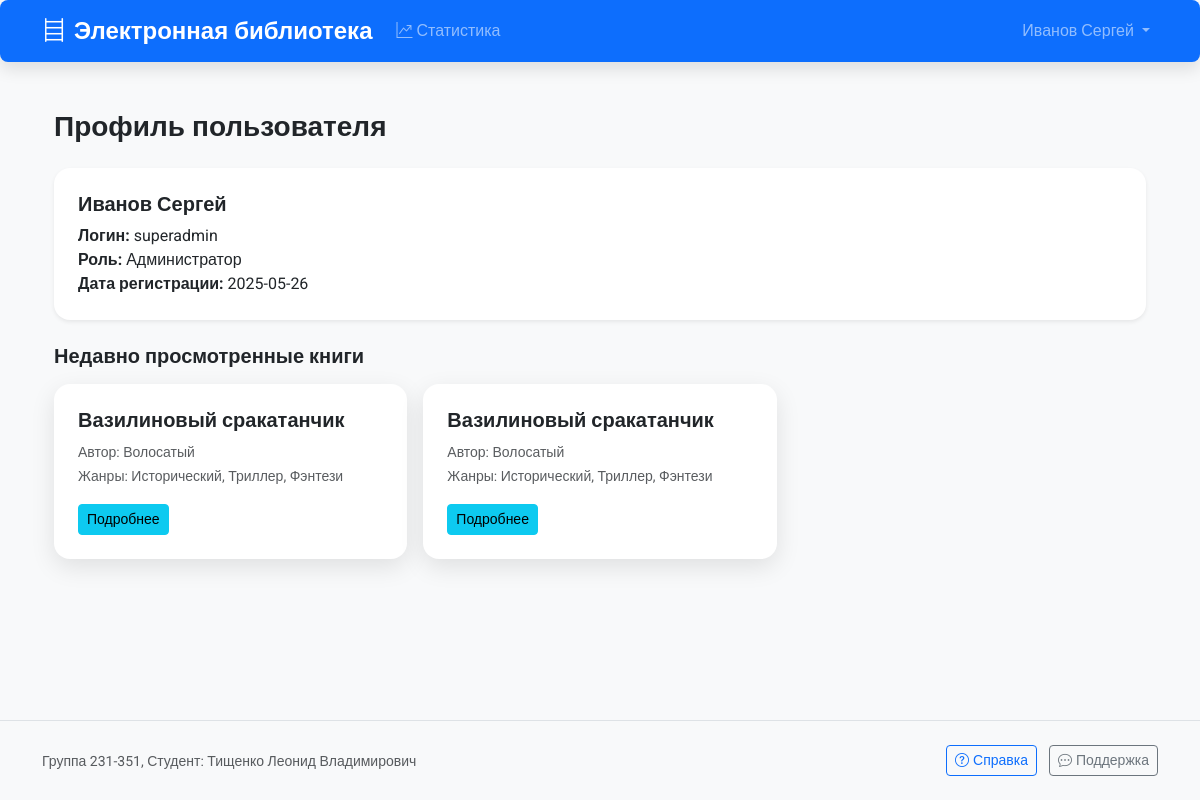
Screenshot of /profile (signed in) with the database file from the repository.
### models.py (models this page shows, shortened)
class User(UserMixin, db.Model):
    __tablename__ = 'users'
    id = db.Column(db.Integer, primary_key=True)
    username = db.Column(db.String(80), unique=True, nullable=False, index=True)
    password_hash = db.Column(db.String(255), nullable=False)
    first_name = db.Column(db.String(50), nullable=False)
    last_name = db.Column(db.String(50), nullable=False)
    middle_name = db.Column(db.String(50))
    role_id = db.Column(db.Integer, db.ForeignKey('roles.id'), nullable=False)
    created_at = db.Column(db.DateTime, default=datetime.utcnow)
    role = db.relationship('Role', backref='users')
    reviews = db.relationship('Review', backref='user', lazy='dynamic')
    viewed_books = db.relationship('ViewHistory', back_populates='viewer', lazy='dynamic')
    def get_full_name(self):
        return f"{self.last_name} {self.first_name} {self.middle_name}" if self.middle_name else f"{self.last_name} {self.first_name}"

class Role(db.Model):
    __tablename__ = 'roles'
    id = db.Column(db.Integer, primary_key=True)
    name = db.Column(db.String(50), unique=True, nullable=False, index=True)
    description = db.Column(db.Text, nullable=False)

class Book(db.Model):
    __tablename__ = 'books'
    id = db.Column(db.Integer, primary_key=True)
    title = db.Column(db.String(200), nullable=False, index=True)
    description = db.Column(db.Text, nullable=False)
    year = db.Column(db.Integer, nullable=False, index=True)
    publisher = db.Column(db.String(100), nullable=False)
    author = db.Column(db.String(100), nullable=False, index=True)
    pages = db.Column(db.Integer, nullable=False)
    view_count = db.Column(db.Integer, default=0)
    cover = db.relationship('Cover', uselist=False, backref='book', cascade='all, delete-orphan')
    genres = db.relationship('Genre', secondary=book_genre, backref='books')
    reviews = db.relationship('Review', backref='book', cascade='all, delete-orphan')
    view_history = db.relationship('ViewHistory', back_populates='book', cascade='all, delete-orphan')

class ViewHistory(db.Model):
    __tablename__ = 'view_history'
    __table_args__ = (
        Index('ix_view_history_user_book_date', 'user_id', 'book_id', 'viewed_date'),
    )
    id = db.Column(db.Integer, primary_key=True)
    user_id = db.Column(db.Integer, db.ForeignKey('users.id'))
    book_id = db.Column(db.Integer, db.ForeignKey('books.id'), nullable=False)
    viewed_at = db.Column(db.DateTime, default=datetime.utcnow, nullable=False)
    viewed_date = db.Column(db.Date, default=datetime.utcnow, nullable=False)
    viewer = db.relationship('User', back_populates='viewed_books')
    book = db.relationship('Book', back_populates='view_history')

class Genre(db.Model):
    __tablename__ = 'genres'
    id = db.Column(db.Integer, primary_key=True)
    name = db.Column(db.String(50), unique=True, nullable=False, index=True)
    DEFAULT_GENRES = [
        "Фантастика", "Детектив", "Роман",
        "Научная литература", "Исторический", "Триллер",
        "Фэнтези", "Приключения", "Ужасы", "Поэзия",
        "Драма", "Комедия", "Биография", "Публицистика",
        "Техническая литература", "Детская литература",
        "Мистика", "Классика", "Современная проза", "Психология"
    ]

### app.py (the view)
@app.route('/profile')
@login_required
def profile():
    user = current_user
    recent_views = ViewHistory.query.filter_by(user_id=user.id).order_by(
        ViewHistory.viewed_at.desc()
    ).limit(5).all()
    return render_template('profile.html',
                         user=user,
                         recent_views=recent_views)

### app.py (called while the page is built)
@login_manager.user_loader
def load_user(user_id):
    return User.query.get(int(user_id))

### templates/profile.html (shortened to what this page needs)
{% extends "base.html" %}
{% block content %}
    <div class="container py-4">
        <h2 class="h3 fw-bold mb-4">Профиль пользователя</h2>
        <div class="card border-0 shadow-sm mb-4">
            <div class="card-body">
                <h5 class="card-title">{{ user.get_full_name() }}</h5>
                <p class="card-text">
                    <strong>Логин:</strong> {{ user.username }}<br>
                    <strong>Роль:</strong> {{ user.role.name }}<br>
                    <strong>Дата регистрации:</strong>
                    {% if user.created_at %}
                        {{ user.created_at.strftime('%Y-%m-%d') }}
                    {% else %}
                        Неизвестно
                    {% endif %}
                </p>
            </div>
        </div>
        {% if recent_views %}
            <h3 class="h5 fw-bold mb-3">Недавно просмотренные книги</h3>
            <div class="row g-3">
                {% for view in recent_views %}
                    {% set book = view.book %}
                    <div class="col-md-6 col-lg-4">
                        <div class="card border-0 hover-lift">
                            <div class="card-body">
                                <h5 class="card-title">{{ book.title }}</h5>
                                <p class="card-text">
                                    <small class="text-muted">Автор: {{ book.author }}</small><br>
                                    <small class="text-muted">Жанры:
                                        {% for genre in book.genres %}
                                            {{ genre.name }}{% if not loop.last %}, {% endif %}
                                        {% endfor %}
                                    </small>
                                </p>
                                <a href="{{ url_for('book_detail', book_id=book.id) }}" class="btn btn-sm btn-info">Подробнее</a>
                            </div>
                        </div>
                    </div>
                {% endfor %}
            </div>
        {% endif %}
    </div>
{% endblock %}

### templates/base.html (shortened to what this page needs)
<!DOCTYPE html>
<html lang="ru">
<head>
    <link href="https://cdn.jsdelivr.net/npm/bootstrap@5.3.0/dist/css/bootstrap.min.css" rel="stylesheet">
    <link href="https://cdn.jsdelivr.net/npm/bootstrap-icons@1.10.5/font/bootstrap-icons.css" rel="stylesheet">
    <link rel="stylesheet" href="https://cdn.jsdelivr.net/npm/easymde/dist/easymde.min.css">
    <link rel="stylesheet" href="{{ url_for('static', filename='css/main.css') }}">
</head>
<body class="d-flex flex-column min-vh-100">
    <nav class="navbar navbar-expand-lg navbar-dark bg-primary mb-4" role="navigation">
        <div class="container">
            <a class="navbar-brand d-flex align-items-center" href="{{ url_for('index') }}">
                <i class="bi bi-bookshelf me-2"></i>
                <span class="fw-bold">Электронная библиотека</span>
            </a>
            <div class="collapse navbar-collapse" id="navbarNav">
                <ul class="navbar-nav me-auto mb-2 mb-lg-0">
                    {% if current_user.is_authenticated %}
                        {% if current_user.role.name == 'Администратор' %}
                            <li class="nav-item">
                                <a class="nav-link" href="{{ url_for('stats') }}">
                                    <i class="bi bi-graph-up-arrow me-1"></i>Статистика
                                </a>
                            </li>
                        {% endif %}
                    {% endif %}
                </ul>
                <ul class="navbar-nav mb-2 mb-lg-0">
                    {% if current_user.is_authenticated %}
                        <li class="nav-item dropdown">
                            <a class="nav-link dropdown-toggle" href="#" id="navbarDropdown" role="button"
                               data-bs-toggle="dropdown" data-bs-target="#navbarDropdown" aria-expanded="false">
                                {{ current_user.last_name }} {{ current_user.first_name }}
                            </a>
                        </li>
                    {% else %}
                        <li class="nav-item">
                            <a class="nav-link" href="{{ url_for('login') }}">
                                <i class="bi bi-box-arrow-in-right me-1"></i>Вход
                            </a>
                        </li>
                    {% endif %}
                </ul>
            </div>
        </div>
    </nav>
    <main class="flex-grow-1">
        <div class="container">
            {% block content %}
            {% endblock %}
        </div>
    </main>
    <footer class="footer mt-auto py-4 bg-light">
        <div class="container">
            <div class="d-flex flex-column flex-md-row justify-content-between align-items-center">
                <div class="mb-3 mb-md-0">
                    <small class="text-muted">Группа 231-351, Студент: Тищенко Леонид Владимирович</small>
                </div>
                <div>
                    <a href="#" class="btn btn-outline-primary btn-sm">
                        <i class="bi bi-question-circle me-1"></i>Справка
                    </a>
                    <a href="#" class="btn btn-outline-secondary btn-sm ms-2">
                        <i class="bi bi-chat-dots me-1"></i>Поддержка
                    </a>
                </div>
            </div>
        </div>
    </footer>
</body>
</html>

### static/css/main.css (style rules this page uses)
body { font-family: 'Roboto', sans-serif; background-color: #f8f9fa; color: #212529; }
h1, h2, h3, h4, h5, h6 { font-weight: 700; }
a { text-decoration: none; }
.navbar { border-radius: 0.5rem; box-shadow: 0 0.5rem 1rem rgba(0, 0, 0, 0.1); }
.navbar-brand { font-size: 1.5rem; font-weight: 700; }
.nav-link { transition: color 0.3s ease; }
.card { border: none; border-radius: 1rem; box-shadow: 0 0.5rem 1.5rem rgba(0, 0, 0, 0.1); transition: transform 0.3s ease; }
.card-body { padding: 1.5rem; }
.footer { margin-top: 4rem; padding: 1.5rem 0; background-color: #e9ecef; text-align: center; border-top: 1px solid #dee2e6; }
.card { border: none; transition: transform 0.3s ease-in-out; }
.hover-lift { transition: transform 0.2s ease-in-out; }

### templates/base.html (style rules this page uses)
body { font-family: 'Roboto', sans-serif; background-color: #f8f9fa; }
.hover-lift { transition: transform 0.3s ease; }
.card { transition: transform 0.3s ease; }

### rows the page displays
User: last_name "Иванов", first_name "Сергей", get_full_name "Иванов Сергей", username "superadmin", created_at "2025-05-26"
Role: role.name "Администратор"
Book: title "Вазилиновый сракатанчик", author "Волосатый"
Genre: name "Исторический"
Genre: name "Триллер"
Genre: name "Фэнтези"
